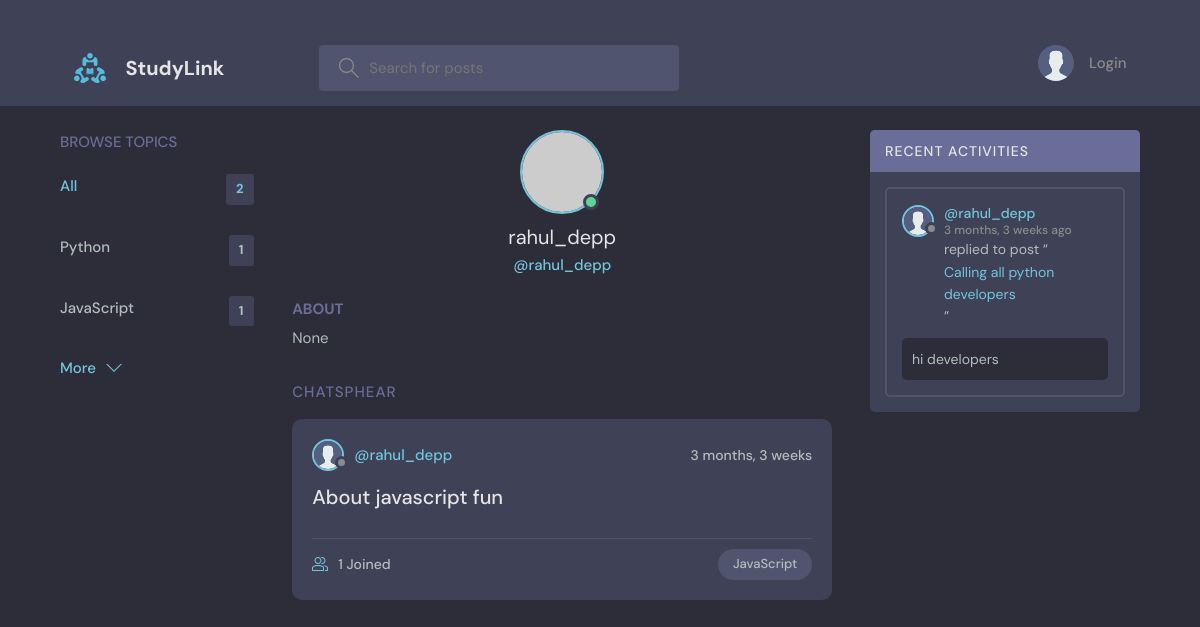
Before: /profile/3/ with the older database file.
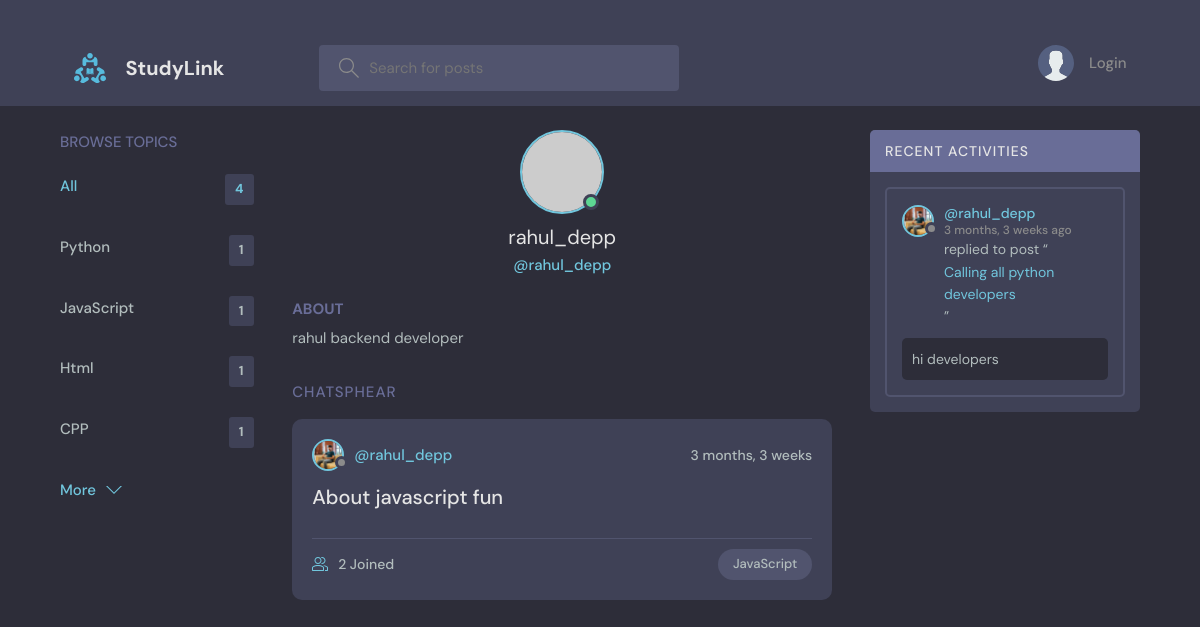
After: the same page with the newer database file.
### base/models.py (models this page shows, shortened)
class Topic(models.Model):
    name=models.CharField(max_length=200)

class User(AbstractUser):
     name=models.CharField(max_length=200,null=True)
     email=models.EmailField(unique=True,null=True)
     bio=models.TextField(null=True)
     avatar=models.ImageField(null=True,default="avatar.svg")
     USERNAME_FIELD='email'
     REQUIRED_FIELDS=[]

class Room(models.Model):
    host=models.ForeignKey(User,on_delete=models.SET_NULL,null=True)
    topic=models.ForeignKey(Topic,on_delete=models.SET_NULL,null=True)
    name=models.CharField(max_length=200)
    description=models.TextField(null=True, blank=True)
    participants=models.ManyToManyField(User , related_name='participants', blank=True)
    updated=models.DateTimeField(auto_now=True)
    created=models.DateTimeField(auto_now_add=True)
    class Meta:
        ordering =['-updated', '-created']
    def __str__(self):
        return self.name

class Message(models.Model):
   user=models.ForeignKey(User,on_delete=models.CASCADE)
   room= models.ForeignKey(Room,on_delete=models.CASCADE)
   body= models.TextField(max_length=1000)
   update=models.DateTimeField(auto_now=True)
   created=models.DateTimeField(auto_now_add=True)
   def __str__(self) :
      return self.body[:50]

### base/views.py (the view)
# urls.py: path('profile/<str:pk>/',views.userProfile,name="user-profile"),
def userProfile(request,pk):
   user=User.objects.get(id=pk)
   rooms=user.room_set.all()
   room_messages=user.message_set.all().order_by('-created')
   topics=Topic.objects.all()
   context={'user':user, 'rooms':rooms,'room_messages':room_messages,'topics':topics}
   return render(request,"base/profile.html",context)

### base/templates/base/profile.html (shortened to what this page needs)
 {% extends 'main.html' %}
 {% block content %}
  <main class="profile-page layout layout--3">
    <div class="container">
      {% include 'base/topics_component.html' %}
      <div class="roomList">
        <div class="profile">
          <div class="profile__avatar">
            <div class="avatar avatar--large active">
              <img src="https://randomuser.me/api/portraits/men/11.jpg" />
            </div>
          </div>
          <div class="profile__info">
            <h3>{{ user.username}}</h3>
            <p>@{{ user.username}}</p>
          </div>
          <div class="profile__about">
            <h3>About</h3>
            <p>
              {{user.bio}}
            </p>
          </div>
        </div>
        <div class="roomList__header">
          <div>
            <h2>Chatsphear</a>
            </h2>
          </div>
        </div>
        {% include 'base/feed_component.html' %}
      </div>
      {% include 'base/activity_component.html' %}
    </div>
  </main>
 {% endblock content %}

### base/templates/base/topics_component.html
<div class="topics">
  <div class="topics__header">
    <h2>Browse Topics</h2>
  </div>
  <ul class="topics__list">
    <li>
      <a href="{% url 'Home' %}" class="active"
        >All <span> {{topics.count}}</span></a
      >
    </li>
    {% for topic in topics%}
    <li>
      <a href="{%url 'Home'%}?q={{topic.name}}">
        {{topic.name}} <span>{{topic.room_set.all.count}}</span></a
      >
    </li>
    {% endfor%}
  </ul>
  <a class="btn btn--link" href="{%url 'topics'%}">
    More
    <svg
      version="1.1"
      xmlns="http://www.w3.org/2000/svg"
      width="32"
      height="32"
      viewBox="0 0 32 32"
    >
      <title>chevron-down</title>
      <path d="M16 21l-13-13h-3l16 16 16-16h-3l-13 13z"></path>
    </svg>
  </a>
</div>

### base/templates/base/feed_component.html (shortened to what this page needs)
{%for it in rooms%}
<div class="roomListRoom">
  <div class="roomListRoom__header">
    <a href="{% url 'user-profile' it.host.id %}" class="roomListRoom__author">
      <div class="avatar avatar--small">
        <img src="{{it.host.avatar.url}}" />
      </div>
      <span>@{{it.host.username}}</span>
    </a>
    <div class="roomListRoom__actions">
      <span> {{it.created|timesince}}</span>
    </div>
  </div>
  <div class="roomListRoom__content">
    <a href="{% url 'Room' it.id %}">{{it.name}} </a>
  </div>
  <div class="roomListRoom__meta">
    <a href="{% url 'Room' it.id %}" class="roomListRoom__joined">
      {{it.participants.all.count}} Joined
    </a>
    <p class="roomListRoom__topic">{{it.topic.name}}</p>
  </div>
</div>
{%endfor%}

### base/templates/base/activity_component.html (shortened to what this page needs)
<div class="activities">
  <div class="activities__header">
    <h2>Recent Activities</h2>
  </div>
  {% for message in room_messages %}
  <div class="activities__box">
    <div class="activities__boxHeader roomListRoom__header">
      <a
        href="{% url 'user-profile' message.user.id %}"
        class="roomListRoom__author"
      >
        <div class="avatar avatar--small">
          <img src="{{message.user.avatar.url}}" />
        </div>
        <p>
          @{{message.user.name}}
          <span>{{message.created|timesince}} ago</span>
        </p>
      </a>
    </div>
    <div class="activities__boxContent">
      <p>
        replied to post “<a href="{% url 'Room' message.room.id %}"
          >{{message.room}}</a
        >”
      </p>
      <div class="activities__boxRoomContent">{{message.body}}</div>
    </div>
  </div>
  {% endfor%}
</div>

Changed rows visible on the page:
added Topic: name "Html", room_set.all.count "1"
added Topic: name "CPP", room_set.all.count "1"
changed User "rahul_depp": bio "None" → "rahul backend developer"
changed through a linked row, Room "About javascript fun": host.avatar: picture added in place of a placeholder; participants.all.count "1" → "2"
changed through a linked row, Message "hi developers": user.avatar: picture added in place of a placeholder
Other visible differences:
{{ topics.count }}: "2" → "4"
